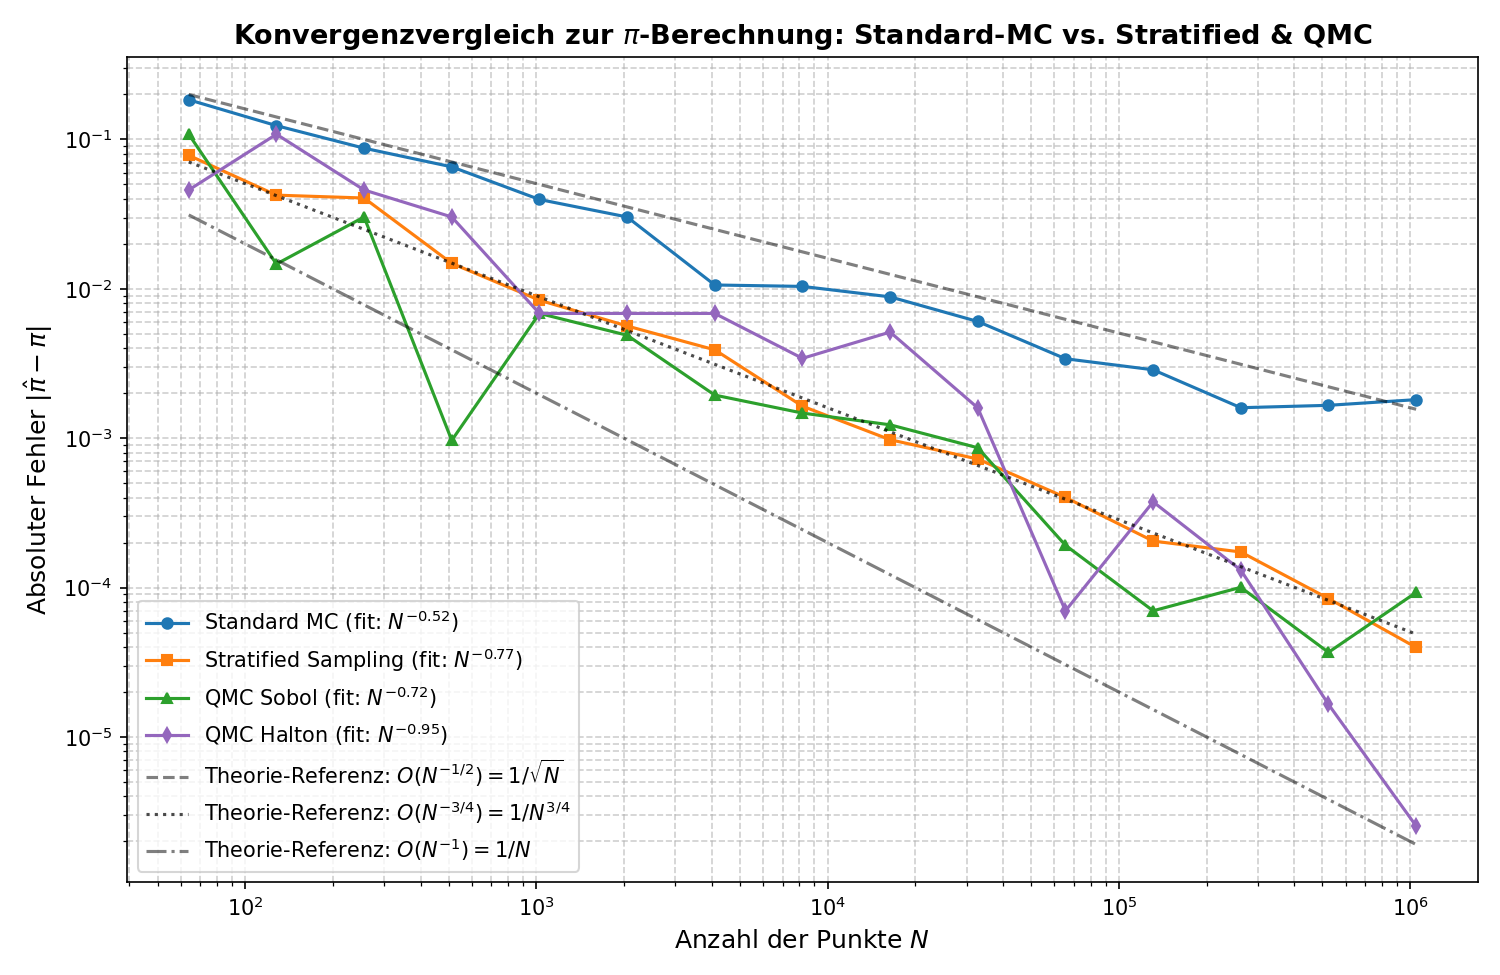

This chart was generated by the following Python code:
"""
Aufgabe 2d: Schnellere Konvergenz als 1/sqrt(N) zur Berechnung von Pi.

Dieses Modul vergleicht vier verschiedene Verfahren zur Monte-Carlo-Integration
eines Viertelkreises im Einheitsquadrat [0, 1]^2:
1. Standard-Monte-Carlo (PRNG, Pseudo-Zufall)          -> Konvergenz: O(N^-0.50)
2. Stratified Sampling (Schichtstichprobe im Gitter)   -> Konvergenz: O(N^-0.75)
3. Quasi-Monte-Carlo mit Sobol-Folge (Low-Discrepancy) -> Konvergenz: O(N^-0.75 ... N^-1.0)
4. Quasi-Monte-Carlo mit Halton-Folge (Low-Discrepancy)-> Konvergenz: O(N^-0.75 ... N^-1.0)

Alle erzeugten Plots werden sowohl interaktiv angezeigt (plt.show()) als auch
als eigenständige .png-Dateien im Arbeitsverzeichnis gespeichert:
- faster_convergence.png: Vergleich der Konvergenzraten (Fehler vs. N auf Log-Log-Skala)
- sampling_patterns.png:  Visueller Vergleich der Punktverteilungen im Einheitsquadrat
"""

import numpy as np
import matplotlib.pyplot as plt
from scipy.stats import qmc


def mc_standard(N: int, seed: int = 42) -> float:
    """
    Standard-Monte-Carlo-Verfahren unter Verwendung von Pseudo-Zufallszahlen (PRNG).
    
    FUNKTIONSWEISE:
    1. Erzeugt N unabhängige, identisch gleichverteilte (i.i.d.) Zufallspunkte
       (x_i, y_i) im Einheitsquadrat [0, 1] x [0, 1] mittels NumPy default_rng.
    2. Prüft für jeden Punkt die Viertelkreis-Bedingung: x^2 + y^2 <= 1.0.
       Punkte direkt auf dem Rand (x^2 + y^2 = 1.0) zählen gemäß Vorgabe
       als Punkte, die innerhalb liegen.
    3. Zählt die Anzahl der Treffer (inside) und schätzt Pi über das
       Flächenverhältnis:
           A_Viertelkreis / A_Quadrat = (pi / 4) / 1 = pi / 4
           => pi_est = 4.0 * (Anzahl_Treffer / N).
           
    MATHEMATISCHER HINTERGRUND:
    Da die Punkte rein stochastisch unabhängig gezogen werden, bildet jeder Punkt
    ein Bernoulli-Experiment mit Erfolgswahrscheinlichkeit p = pi / 4.
    Nach dem Zentralen Grenzwertsatz (CLT) skaliert die Standardabweichung des Schätzers
    mit sigma = sqrt(pi * (4 - pi) / N) proportional zu 1 / sqrt(N) = O(N^-0.5).
    Reiner Zufall führt zu lokaler Klumpenbildung (Clustering) und Leerstellen,
    was die Konvergenz auf O(N^-0.5) limitiert.
    
    Parameter:
    ----------
    N : int
        Anzahl der zu generierenden Zufallspunkte.
    seed : int, optional
        Seed für den Pseudo-Zufallszahlengenerator zur Reproduzierbarkeit (Standard: 42).
        
    Rückgabe:
    ---------
    float
        Geschätzter Wert für Pi.
    """
    rng = np.random.default_rng(seed)
    x = rng.uniform(0.0, 1.0, size=N)
    y = rng.uniform(0.0, 1.0, size=N)
    
    inside = (x**2 + y**2) <= 1.0
    num_inside = np.sum(inside)
    
    return 4.0 * num_inside / N


def mc_stratified(N_target: int, seed: int = 42) -> tuple[int, float]:
    """
    Stratified Sampling (Schichtstichprobenverfahren / Jittered Grid Sampling).
    
    FUNKTIONSWEISE:
    1. Unterteilt das Einheitsquadrat [0, 1]^2 in ein reguläres Gitter aus
       M x M identischen quadratischen Teilzellen (Strata), wobei M = round(sqrt(N_target))
       ist. Die tatsächliche Gesamtanzahl der Punkte ist N = M^2.
    2. In jeder einzelnen Zelle [i/M, (i+1)/M] x [j/M, (j+1)/M] wird genau EIN
       Zufallspunkt platziert, indem zu den Gitterkoordinaten ein gleichverteilter
       Zufalls-Offset u in [0, 1) / M addiert wird ("Jittering").
    3. Prüft für jeden Punkt die Bedingung x^2 + y^2 <= 1.0.
    4. Berechnet den Schätzwert: pi_est = 4.0 * sum(inside) / N.
    
    MATHEMATISCHER HINTERGRUND:
    Zellen, die vollständig innerhalb des Viertelkreises liegen, liefern immer 1 (Varianz = 0).
    Zellen, die vollständig außerhalb liegen, liefern immer 0 (Varianz = 0).
    Eine stochastische Varianz entsteht AUSSCHLIESSLICH in den Zellen, die von der
    Randkurve x^2 + y^2 = 1 geschnitten werden.
    Die Bogenlänge des Viertelkreises ist pi / 2. Die Anzahl der vom Rand geschnittenen
    Zellen in einem M x M Gitter beträgt O(M) = O(sqrt(N)).
    Die Gesamtvarianz der Summe ist daher:
        Var(pi_est) = O(sqrt(N) * (1 / N^2)) = O(N^-1.5).
    Die Standardabweichung (der Fehler) skaliert folglich als:
        sigma = sqrt(Var) = O(N^-0.75).
    Dies ist asymptotisch deutlich schneller als Standard-Monte-Carlo mit O(N^-0.50)!
    
    Parameter:
    ----------
    N_target : int
        Angestrebte Punktezahl. Wird auf die nächste Quadratzahl N = M^2 gerundet.
    seed : int, optional
        Seed für die Zufallsgenerierung (Standard: 42).
        
    Rückgabe:
    ---------
    tuple[int, float]
        (Tatsächliche Punktanzahl N, Geschätzter Wert für Pi).
    """
    rng = np.random.default_rng(seed)
    M = int(np.round(np.sqrt(N_target)))
    N = M * M
    
    # Gitterindizes i, j in {0, ..., M - 1}
    i = np.arange(M)
    j = np.arange(M)
    ii, jj = np.meshgrid(i, j)
    
    # Gleichverteilter Jitter-Versatz innerhalb jeder Teilzelle
    u_x = rng.uniform(0.0, 1.0, size=(M, M))
    u_y = rng.uniform(0.0, 1.0, size=(M, M))
    
    # Koordinaten der Punkte im Intervall [0, 1]
    x = (ii + u_x) / M
    y = (jj + u_y) / M
    
    inside = (x**2 + y**2) <= 1.0
    pi_est = 4.0 * np.sum(inside) / N
    
    return N, pi_est


def mc_sobol(m: int, scramble: bool = False) -> tuple[int, float]:
    """
    Quasi-Monte-Carlo-Integration (QMC) mit der Sobol-Folge (Low-Discrepancy Sequence).
    
    FUNKTIONSWEISE:
    1. Verwendet scipy.stats.qmc.Sobol zur Generierung von N = 2^m Punkten im [0, 1]^2.
       Sobol-Folgen basieren auf binären Richtungsvektoren und radikaler Inversion zur Basis 2.
       Sie sind deterministisch so konstruiert, dass elementare binäre Intervalle
       (dyadische Boxen) optimal gleichmäßig mit Punkten belegt werden.
    2. Prüft für jeden Punkt x^2 + y^2 <= 1.0 (Rand inklusive).
    3. Berechnet pi_est = 4.0 * sum(inside) / N.
    
    MATHEMATISCHER HINTERGRUND:
    Standard-Monte-Carlo leidet unter Diskrepanz (ungleichmäßige Raumabdeckung).
    Niedrigdiskrepanz-Folgen minimieren die Stern-Diskrepanz D_N^*.
    Nach der Koksma-Hlawka-Ungleichung beträgt der Integrationsfehler für glatte Funktionen
    O((log N)^d / N) ~ O(N^-1).
    Für Indikatorfunktionen mit gekrümmtem Rand (wie unserem Kreisbogen) ist die
    Hardy-Krause-Variation zwar unbeschränkt, die Diskrepanzschranken für konvexe
    Gebiete in 2D garantieren jedoch eine Konvergenzrate von O(N^-0.75) bis O(N^-1.0).
    
    Parameter:
    ----------
    m : int
        Zweierpotenz-Exponent. Die Anzahl der Punkte ist exakt N = 2^m.
        (Sobol-Folgen entfalten ihre optimalen Eigenschaften für N = 2^m).
    scramble : bool, optional
        Falls True, wird Owen-Scrambling angewendet (randomisiertes QMC).
        Standard: False (rein deterministische Sobol-Folge).
        
    Rückgabe:
    ---------
    tuple[int, float]
        (Punktanzahl N = 2^m, Geschätzter Wert für Pi).
    """
    N = 2**m
    sampler = qmc.Sobol(d=2, scramble=scramble, seed=42 if scramble else None)
    pts = sampler.random(N)
    
    x = pts[:, 0]
    y = pts[:, 1]
    
    inside = (x**2 + y**2) <= 1.0
    pi_est = 4.0 * np.sum(inside) / N
    
    return N, pi_est


def mc_halton(N: int) -> float:
    """
    Quasi-Monte-Carlo-Integration (QMC) mit der Halton-Folge (Low-Discrepancy Sequence).
    
    FUNKTIONSWEISE:
    1. Verwendet scipy.stats.qmc.Halton zur Erzeugung von N Punkten im [0, 1]^2.
       Die Halton-Folge verallgemeinert die 1D-Van-der-Corput-Folge auf d Dimensionen,
       indem für jede Dimension eine unterschiedliche Primzahl als Basis gewählt wird.
       Für 2 Dimensionen sind das Basis 2 (für x) und Basis 3 (für y).
    2. Jeder Punkt wird durch radikale Inversion der Primzahlbasis gebildet.
       Dadurch wird der Raum deterministisch ohne Lücken und Klumpen ausgefüllt.
    3. Prüft x^2 + y^2 <= 1.0 (Rand inklusive).
    4. Berechnet pi_est = 4.0 * sum(inside) / N.
    
    MATHEMATISCHER HINTERGRUND:
    Ähnlich wie bei Sobol erreicht die Halton-Folge eine Diskrepanz von O((log N)^2 / N).
    Beim Kreisbogen im Einheitsquadrat ergibt sich empirisch eine Konvergenzrate
    von ca. O(N^-0.8) bis O(N^-1.0), was signifikant schneller ist als 1/sqrt(N).
    
    Parameter:
    ----------
    N : int
        Anzahl der Punkte (muss keine Zweierpotenz sein).
        
    Rückgabe:
    ---------
    float
        Geschätzter Wert für Pi.
    """
    sampler = qmc.Halton(d=2, scramble=False)
    pts = sampler.random(N)
    
    x = pts[:, 0]
    y = pts[:, 1]
    
    inside = (x**2 + y**2) <= 1.0
    return 4.0 * np.sum(inside) / N


def fit_convergence_rate(N_values: list[int], errors: list[float]) -> float:
    """
    Ermittelt die empirische Konvergenzrate alpha aus einem Datensatz.
    
    FUNKTIONSWEISE:
    Nimmt an, dass der Fehler dem Potenzgesetz folgt:
        Fehler(N) = C * N^(-alpha)
    Durch Logarithmieren beider Seiten erhält man eine lineare Gleichung:
        ln(Fehler) = -alpha * ln(N) + ln(C)
    Mittels np.polyfit(ln(N), ln(Fehler), 1) wird die Steigung der Ausgleichsgeraden
    berechnet. Die Konvergenzrate alpha entspricht dem negativen Wert dieser Steigung.
    
    Parameter:
    ----------
    N_values : list[int]
        Liste der ausgewerteten Punktanzahlen N.
    errors : list[float]
        Liste der zugehörigen absoluten Fehler |pi_est - pi|.
        
    Rückgabe:
    ---------
    float
        Empirischer Exponent alpha (z. B. 0.50 für 1/sqrt(N), 0.75 für 1/N^(3/4)).
    """
    n_arr = np.array(N_values, dtype=float)
    err_arr = np.array(errors, dtype=float)
    
    # Filtere eventuelle Nullen heraus, um log(0) zu vermeiden
    valid = err_arr > 0.0
    log_n = np.log(n_arr[valid])
    log_err = np.log(err_arr[valid])
    
    slope, _ = np.polyfit(log_n, log_err, 1)
    return -slope


def visualize_sampling_patterns(N_sample: int = 576):
    """
    Erstellt einen visuellen 2x2-Vergleich der vier Punktverteilungsmuster im Einheitsquadrat.
    
    FUNKTIONSWEISE:
    1. Erzeugt N_sample Punkte für:
       (a) Standard Pseudo-Random (PRNG)
       (b) Stratified Grid Sampling (mit eingezeichneten Gitterlinien)
       (c) Sobol-Folge
       (d) Halton-Folge
    2. Zeichnet in jedem Subplot den Viertelkreisbogen x^2 + y^2 = 1 ein.
    3. Färbt Punkte innerhalb blau und Punkte außerhalb rot ein.
    4. Speichert den Plot als 'sampling_patterns.png' und zeigt ihn mit plt.show() an.
    
    DIDAKTISCHER ZWECK:
    Visualisiert unmittelbar, WARUM Stratified Sampling und QMC schneller konvergieren:
    PRNG zeigt sichtbare Leerstellen und Klumpen.
    Stratified und QMC verteilen die Punkte extrem homogen im Raum.
    
    Parameter:
    ----------
    N_sample : int, optional
        Anzahl der Punkte für die Visualisierung (Standard: 576 = 24^2).
    """
    fig, axes = plt.subplots(2, 2, figsize=(10, 10), dpi=130)
    fig.suptitle(f"Vergleich der Sampling-Muster im Einheitsquadrat (N = {N_sample})", fontsize=15, fontweight="bold")
    
    # Kreisbogen zur Visualisierung
    theta = np.linspace(0, np.pi / 2, 200)
    arc_x = np.cos(theta)
    arc_y = np.sin(theta)
    
    # 1. Standard Pseudo-Random
    rng = np.random.default_rng(42)
    x_prng = rng.uniform(0, 1, N_sample)
    y_prng = rng.uniform(0, 1, N_sample)
    
    # 2. Stratified Sampling
    M = int(np.round(np.sqrt(N_sample)))
    i = np.arange(M)
    j = np.arange(M)
    ii, jj = np.meshgrid(i, j)
    x_strat = (ii + rng.uniform(0, 1, (M, M))) / M
    y_strat = (jj + rng.uniform(0, 1, (M, M))) / M
    x_strat = x_strat.flatten()
    y_strat = y_strat.flatten()
    
    # 3. Sobol Sequence (auf nächste Zweierpotenz 512 runden für korrekte Sobol-Eigenschaft)
    m_sobol = int(np.round(np.log2(N_sample)))
    pts_sobol = qmc.Sobol(d=2, scramble=False).random(2**m_sobol)
    x_sobol, y_sobol = pts_sobol[:, 0], pts_sobol[:, 1]
    
    # 4. Halton Sequence
    pts_halton = qmc.Halton(d=2, scramble=False).random(N_sample)
    x_halton, y_halton = pts_halton[:, 0], pts_halton[:, 1]
    
    methods = [
        ("Standard Pseudo-Random (PRNG)\n(Zufällige Klumpen & Leerstellen)", x_prng, y_prng, False),
        ("Stratified Grid Sampling\n(1 Jitter-Punkt pro Zelle)", x_strat, y_strat, True),
        (f"Quasi-Monte-Carlo: Sobol\n(Niedrigdiskrepanz, N = {2**m_sobol})", x_sobol, y_sobol, False),
        ("Quasi-Monte-Carlo: Halton\n(Niedrigdiskrepanz, Basen 2 und 3)", x_halton, y_halton, False)
    ]
    
    for ax, (title, x_pts, y_pts, draw_grid) in zip(axes.flatten(), methods):
        inside = (x_pts**2 + y_pts**2) <= 1.0
        
        # Punkte zeichnen (blau = innen, rot = außen)
        ax.scatter(x_pts[inside], y_pts[inside], s=12, color="#1f77b4", alpha=0.75, label="Innen")
        ax.scatter(x_pts[~inside], y_pts[~inside], s=12, color="#d62728", alpha=0.75, label="Außen")
        
        # Viertelkreisbogen einzeichnen
        ax.plot(arc_x, arc_y, "k-", linewidth=2.5, label=r"$x^2 + y^2 = 1$")
        
        # Optional: Gitterlinien für Stratified Sampling
        if draw_grid:
            grid_lines = np.linspace(0, 1, M + 1)
            for gl in grid_lines:
                ax.axvline(gl, color="gray", linestyle=":", linewidth=0.5, alpha=0.5)
                ax.axhline(gl, color="gray", linestyle=":", linewidth=0.5, alpha=0.5)
                
        ax.set_xlim(-0.02, 1.02)
        ax.set_ylim(-0.02, 1.02)
        ax.set_aspect("equal")
        ax.set_title(title, fontsize=11, fontweight="bold")
        ax.set_xlabel("x")
        ax.set_ylabel("y")
        ax.legend(loc="lower left", fontsize=8)
        
    plt.tight_layout()
    pattern_file = "sampling_patterns.png"
    plt.savefig(pattern_file)
    print(f"Sampling-Muster-Plot gespeichert als: {pattern_file}")
    plt.show()


def verify_faster_convergence():
    """
    Führt die vollständige numerische Untersuchung der Konvergenzraten durch.
    
    FUNKTIONSWEISE:
    1. Definiert eine Reihe von Zweierpotenzen N = 2^6 bis 2^20 (64 bis 1.048.576 Punkte).
    2. Führt für jedes N Berechnungen mit allen vier Verfahren durch:
       - Für stochastische Verfahren (PRNG und Stratified) wird über 15 unabhängige
         Wiederholungen gemittelt, um stochastische Fluktuationen zu glätten.
       - Für QMC (Sobol und Halton) wird der deterministische Fehler berechnet.
    3. Gibt die Fehlerwerte tabellarisch in der Konsole aus.
    4. Berechnet die empirischen Konvergenzraten alpha über fit_convergence_rate().
    5. Erzeugt einen doppelt-logarithmischen Plot (loglog) mit:
       - Den vier Messkurven
       - Den theoretischen Referenzlinien:
           * O(N^-0.50) = 1 / sqrt(N)
           * O(N^-0.75) = 1 / N^(3/4)
           * O(N^-1.00) = 1 / N
    6. Speichert die Grafik als 'faster_convergence.png' ab.
    7. Zeigt den Plot interaktiv mit plt.show() an.
    """
    # Zweierpotenzen von 2^6 (64) bis 2^20 (1.048.576)
    m_values = list(range(6, 21))
    N_values = [2**m for m in m_values]
    
    mc_std_errors = []
    strat_errors = []
    sobol_errors = []
    halton_errors = []
    
    num_trials = 15  # Anzahl der Wiederholungen für stochastische Verfahren
    
    print("=" * 76)
    print("  VERGLEICH DER KONVERGENZRATEN ZUR BERECHNUNG VON PI (Aufgabe 2d)")
    print("=" * 76)
    print(f"{'N':>10} | {'Std-MC (PRNG)':>14} | {'Stratified':>14} | {'Sobol (QMC)':>14} | {'Halton (QMC)':>14}")
    print("-" * 76)
    
    for m, N in zip(m_values, N_values):
        # 1. Standard-MC: Mittelwert über num_trials unabhängige Läufe
        std_errs = [abs(mc_standard(N, seed=seed) - np.pi) for seed in range(num_trials)]
        avg_std_err = float(np.mean(std_errs))
        mc_std_errors.append(avg_std_err)
        
        # 2. Stratified Sampling: Mittelwert über num_trials unabhängige Läufe
        strat_errs = []
        for seed in range(num_trials):
            actual_N, p_strat = mc_stratified(N, seed=seed)
            strat_errs.append(abs(p_strat - np.pi))
        avg_strat_err = float(np.mean(strat_errs))
        strat_errors.append(avg_strat_err)
        
        # 3. Sobol-Folge: Deterministische Auswertung
        _, p_sobol = mc_sobol(m, scramble=False)
        err_sobol = abs(p_sobol - np.pi)
        sobol_errors.append(err_sobol)
        
        # 4. Halton-Folge: Deterministische Auswertung
        p_halton = mc_halton(N)
        err_halton = abs(p_halton - np.pi)
        halton_errors.append(err_halton)
        
        print(f"{N:>10,d} | {avg_std_err:>14.6e} | {avg_strat_err:>14.6e} | {err_sobol:>14.6e} | {err_halton:>14.6e}")
        
    # Gefittete Konvergenzraten (alpha in Fehler ~ N^(-alpha))
    alpha_mc = fit_convergence_rate(N_values, mc_std_errors)
    alpha_strat = fit_convergence_rate(N_values, strat_errors)
    alpha_sobol = fit_convergence_rate(N_values, sobol_errors)
    alpha_halton = fit_convergence_rate(N_values, halton_errors)
    
    print("-" * 76)
    print("EMPIDISCHE KONVERGENZRATEN (Steigung im Log-Log-Plot: Fehler ~ N^-alpha):")
    print(f"  Standard Pseudo-Random MC:  alpha = {alpha_mc:.2f}  (Theorie: 0.50 = 1/sqrt(N))")
    print(f"  Stratified Sampling:        alpha = {alpha_strat:.2f}  (Theorie: 0.75 = 1/N^(3/4))")
    print(f"  Quasi-Monte-Carlo (Sobol):  alpha = {alpha_sobol:.2f}  (Theorie: ~0.75 bis 1.0)")
    print(f"  Quasi-Monte-Carlo (Halton): alpha = {alpha_halton:.2f}  (Theorie: ~0.75 bis 1.0)")
    print("=" * 76)
    
    # Erstellen der Vergleichsgrafik
    plt.figure(figsize=(10, 6.5), dpi=150)
    plt.loglog(N_values, mc_std_errors, 'o-', color='#1f77b4', label=f'Standard MC (fit: $N^{{-{alpha_mc:.2f}}}$)', markersize=5)
    plt.loglog(N_values, strat_errors, 's-', color='#ff7f0e', label=f'Stratified Sampling (fit: $N^{{-{alpha_strat:.2f}}}$)', markersize=5)
    plt.loglog(N_values, sobol_errors, '^-', color='#2ca02c', label=f'QMC Sobol (fit: $N^{{-{alpha_sobol:.2f}}}$)', markersize=5)
    plt.loglog(N_values, halton_errors, 'd-', color='#9467bd', label=f'QMC Halton (fit: $N^{{-{alpha_halton:.2f}}}$)', markersize=5)
    
    # Theoretische Referenzlinien
    ref_N = np.array(N_values, dtype=float)
    plt.loglog(ref_N, 1.6 / np.sqrt(ref_N), 'k--', alpha=0.5, label=r'Theorie-Referenz: $O(N^{-1/2}) = 1/\sqrt{N}$')
    plt.loglog(ref_N, 1.6 / (ref_N**0.75), 'k:', alpha=0.7, label=r'Theorie-Referenz: $O(N^{-3/4}) = 1/N^{3/4}$')
    plt.loglog(ref_N, 2.0 / ref_N, 'k-.', alpha=0.5, label=r'Theorie-Referenz: $O(N^{-1}) = 1/N$')
    
    plt.xlabel('Anzahl der Punkte $N$', fontsize=12)
    plt.ylabel(r'Absoluter Fehler $|\hat{\pi} - \pi|$', fontsize=12)
    plt.title(r'Konvergenzvergleich zur $\pi$-Berechnung: Standard-MC vs. Stratified & QMC', fontsize=13, fontweight='bold')
    plt.grid(True, which="both", ls="--", alpha=0.6)
    plt.legend(fontsize=10, loc='best')
    plt.tight_layout()
    
    # 1. Speichern als eigenständiges .png
    conv_file = "faster_convergence.png"
    plt.savefig(conv_file)
    print(f"Konvergenz-Plot gespeichert als: {conv_file}")
    
    # 2. Interaktiv anzeigen
    plt.show()


if __name__ == "__main__":
    # 1. Visualisierung der Sampling-Muster (interaktiv anzeigen + als .png speichern)
    visualize_sampling_patterns(N_sample=576)
    
    # 2. Numerische Untersuchung der Konvergenzraten (interaktiv anzeigen + als .png speichern)
    verify_faster_convergence()
